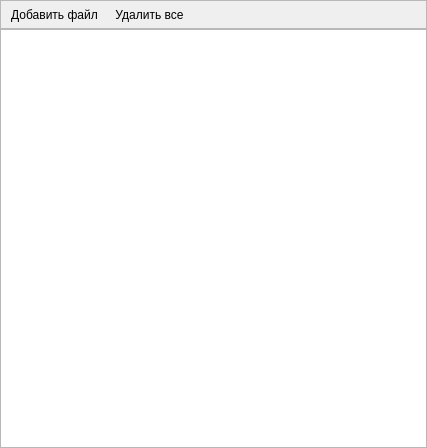
<?xml version="1.0" encoding="UTF-8"?>
<ui version="4.0">
 <class>FileListWidget</class>
 <widget class="QWidget" name="FileListWidget">
  <property name="geometry">
   <rect>
    <x>0</x>
    <y>0</y>
    <width>427</width>
    <height>448</height>
   </rect>
  </property>
  <property name="acceptDrops">
   <bool>true</bool>
  </property>
  <property name="windowTitle">
   <string>Form</string>
  </property>
  <layout class="QVBoxLayout" name="verticalLayout">
   <property name="spacing">
    <number>0</number>
   </property>
   <property name="leftMargin">
    <number>0</number>
   </property>
   <property name="topMargin">
    <number>0</number>
   </property>
   <property name="rightMargin">
    <number>0</number>
   </property>
   <property name="bottomMargin">
    <number>0</number>
   </property>
   <item>
    <widget class="QFrame" name="frame">
     <property name="frameShape">
      <enum>QFrame::StyledPanel</enum>
     </property>
     <property name="frameShadow">
      <enum>QFrame::Sunken</enum>
     </property>
     <layout class="QHBoxLayout" name="horizontalLayout">
      <property name="spacing">
       <number>3</number>
      </property>
      <property name="leftMargin">
       <number>3</number>
      </property>
      <property name="topMargin">
       <number>3</number>
      </property>
      <property name="rightMargin">
       <number>3</number>
      </property>
      <property name="bottomMargin">
       <number>3</number>
      </property>
      <item>
       <widget class="QToolButton" name="addFileBtn">
        <property name="toolTip">
         <string>Добавить файл</string>
        </property>
        <property name="statusTip">
         <string>Добавить файл</string>
        </property>
        <property name="text">
         <string>Добавить файл</string>
        </property>
        <property name="iconSize">
         <size>
          <width>24</width>
          <height>24</height>
         </size>
        </property>
        <property name="autoRaise">
         <bool>true</bool>
        </property>
       </widget>
      </item>
      <item>
       <widget class="QToolButton" name="clearAllBtn">
        <property name="toolTip">
         <string>Удалить все</string>
        </property>
        <property name="statusTip">
         <string>Удалить все</string>
        </property>
        <property name="text">
         <string>Удалить все</string>
        </property>
        <property name="iconSize">
         <size>
          <width>24</width>
          <height>24</height>
         </size>
        </property>
        <property name="autoRaise">
         <bool>true</bool>
        </property>
       </widget>
      </item>
      <item>
       <spacer name="horizontalSpacer">
        <property name="orientation">
         <enum>Qt::Horizontal</enum>
        </property>
        <property name="sizeHint" stdset="0">
         <size>
          <width>241</width>
          <height>20</height>
         </size>
        </property>
       </spacer>
      </item>
     </layout>
    </widget>
   </item>
   <item>
    <widget class="QListWidget" name="listWidget">
     <property name="font">
      <font>
       <pointsize>12</pointsize>
      </font>
     </property>
     <property name="contextMenuPolicy">
      <enum>Qt::CustomContextMenu</enum>
     </property>
     <property name="acceptDrops">
      <bool>true</bool>
     </property>
     <property name="dragDropMode">
      <enum>QAbstractItemView::InternalMove</enum>
     </property>
     <property name="defaultDropAction">
      <enum>Qt::MoveAction</enum>
     </property>
     <property name="selectionMode">
      <enum>QAbstractItemView::ExtendedSelection</enum>
     </property>
    </widget>
   </item>
  </layout>
 </widget>
 <resources/>
 <connections/>
</ui>
